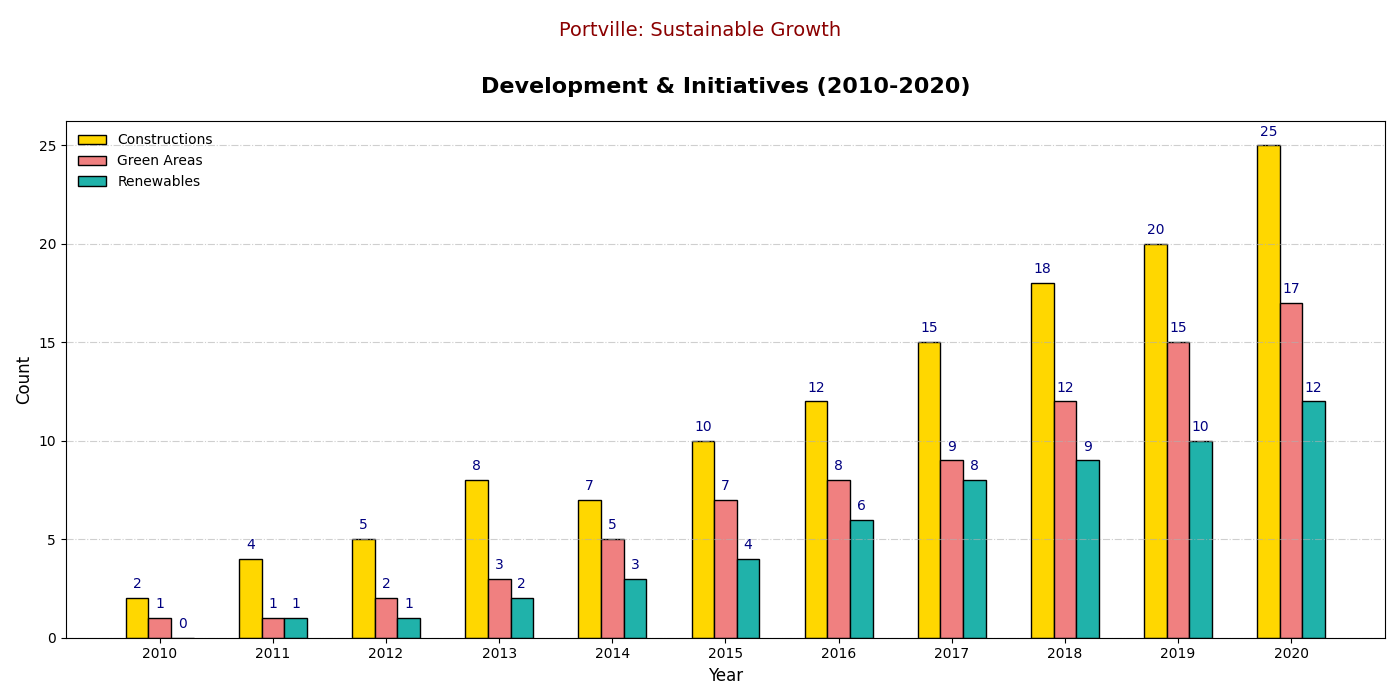

This chart was generated by the following Python code:
import matplotlib.pyplot as plt
import numpy as np

years = np.arange(2010, 2021)
new_constructions = np.array([2, 4, 5, 8, 7, 10, 12, 15, 18, 20, 25])
green_spaces = np.array([1, 1, 2, 3, 5, 7, 8, 9, 12, 15, 17])
renewable_projects = np.array([0, 1, 1, 2, 3, 4, 6, 8, 9, 10, 12])

fig, ax1 = plt.subplots(figsize=(14, 7))

bar_width = 0.2
index = np.arange(len(years))

# Shuffled the colors
bars1 = ax1.bar(index, new_constructions, bar_width, color='gold', edgecolor='black', label='Constructions')
bars2 = ax1.bar(index + bar_width, green_spaces, bar_width, color='lightcoral', edgecolor='black', label='Green Areas')
bars3 = ax1.bar(index + 2 * bar_width, renewable_projects, bar_width, color='lightseagreen', edgecolor='black', label='Renewables')

ax1.set_title("Development & Initiatives (2010-2020)", fontsize=16, fontweight='bold', pad=20)
ax1.set_xlabel("Year", fontsize=12)
ax1.set_ylabel("Count", fontsize=12)
ax1.set_xticks(index + bar_width)
ax1.set_xticklabels(years)
ax1.legend(loc='upper left', fontsize=10, frameon=False)
ax1.grid(axis='y', linestyle='-.', alpha=0.6)

for bars in [bars1, bars2, bars3]:
    for bar in bars:
        yval = bar.get_height()
        ax1.text(bar.get_x() + bar.get_width() / 2, yval + 0.5, int(yval), ha='center', fontsize=10, color='navy')

plt.suptitle("Portville: Sustainable Growth", fontsize=14, y=0.97, color='darkred')

plt.tight_layout(rect=[0, 0, 1, 0.96])

plt.show()
